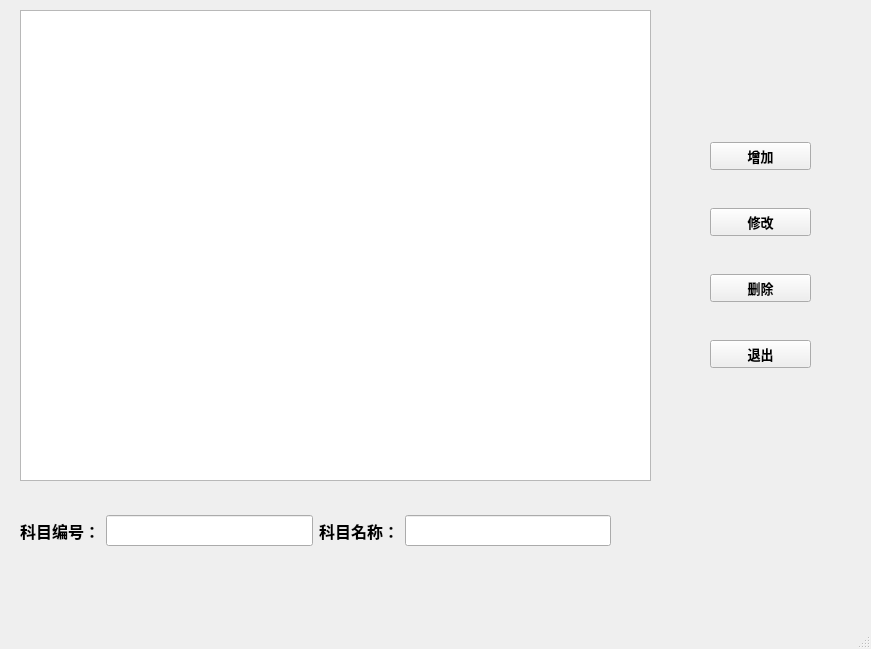
<?xml version="1.0" encoding="UTF-8"?>
<ui version="4.0">
 <class>MainWindow</class>
 <widget class="QMainWindow" name="MainWindow">
  <property name="geometry">
   <rect>
    <x>0</x>
    <y>0</y>
    <width>871</width>
    <height>649</height>
   </rect>
  </property>
  <property name="windowTitle">
   <string>MainWindow</string>
  </property>
  <widget class="QWidget" name="centralwidget">
   <widget class="QWidget" name="layoutWidget">
    <property name="geometry">
     <rect>
      <x>710</x>
      <y>110</y>
      <width>101</width>
      <height>291</height>
     </rect>
    </property>
    <layout class="QVBoxLayout" name="verticalLayout">
     <item>
      <widget class="QPushButton" name="btnAddSubject">
       <property name="font">
        <font>
         <family>微软雅黑</family>
         <pointsize>10</pointsize>
         <weight>75</weight>
         <bold>true</bold>
        </font>
       </property>
       <property name="text">
        <string>增加</string>
       </property>
      </widget>
     </item>
     <item>
      <widget class="QPushButton" name="btnUpdateSubject">
       <property name="font">
        <font>
         <family>微软雅黑</family>
         <pointsize>10</pointsize>
         <weight>75</weight>
         <bold>true</bold>
        </font>
       </property>
       <property name="text">
        <string>修改</string>
       </property>
      </widget>
     </item>
     <item>
      <widget class="QPushButton" name="btnDeleteSubject">
       <property name="font">
        <font>
         <family>微软雅黑</family>
         <pointsize>10</pointsize>
         <weight>75</weight>
         <bold>true</bold>
        </font>
       </property>
       <property name="text">
        <string>删除</string>
       </property>
      </widget>
     </item>
     <item>
      <widget class="QPushButton" name="btnQuitSubject">
       <property name="font">
        <font>
         <family>微软雅黑</family>
         <pointsize>10</pointsize>
         <weight>75</weight>
         <bold>true</bold>
        </font>
       </property>
       <property name="text">
        <string>退出</string>
       </property>
      </widget>
     </item>
    </layout>
   </widget>
   <widget class="QWidget" name="layoutWidget_2">
    <property name="geometry">
     <rect>
      <x>20</x>
      <y>510</y>
      <width>591</width>
      <height>41</height>
     </rect>
    </property>
    <layout class="QHBoxLayout" name="horizontalLayout">
     <item>
      <widget class="QLabel" name="label">
       <property name="font">
        <font>
         <family>Agency FB</family>
         <pointsize>12</pointsize>
         <weight>75</weight>
         <bold>true</bold>
        </font>
       </property>
       <property name="text">
        <string>科目编号：</string>
       </property>
      </widget>
     </item>
     <item>
      <widget class="QLineEdit" name="editSubjectID">
       <property name="font">
        <font>
         <family>Agency FB</family>
         <pointsize>12</pointsize>
        </font>
       </property>
      </widget>
     </item>
     <item>
      <widget class="QLabel" name="label_2">
       <property name="font">
        <font>
         <family>Agency FB</family>
         <pointsize>12</pointsize>
         <weight>75</weight>
         <bold>true</bold>
        </font>
       </property>
       <property name="text">
        <string>科目名称：</string>
       </property>
      </widget>
     </item>
     <item>
      <widget class="QLineEdit" name="editSubjectName">
       <property name="font">
        <font>
         <family>Agency FB</family>
         <pointsize>12</pointsize>
        </font>
       </property>
      </widget>
     </item>
    </layout>
   </widget>
   <widget class="QTableWidget" name="tableWidget">
    <property name="geometry">
     <rect>
      <x>20</x>
      <y>10</y>
      <width>631</width>
      <height>471</height>
     </rect>
    </property>
   </widget>
  </widget>
  <widget class="QMenuBar" name="menubar">
   <property name="geometry">
    <rect>
     <x>0</x>
     <y>0</y>
     <width>871</width>
     <height>26</height>
    </rect>
   </property>
  </widget>
  <widget class="QStatusBar" name="statusbar"/>
 </widget>
 <resources/>
 <connections/>
</ui>
